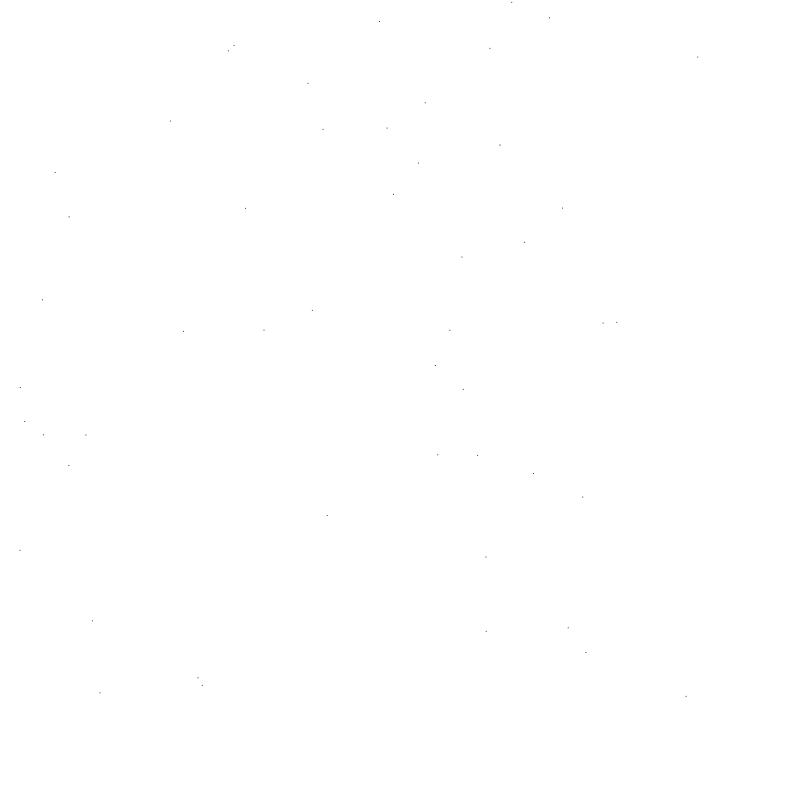
Frame 1 (no input)
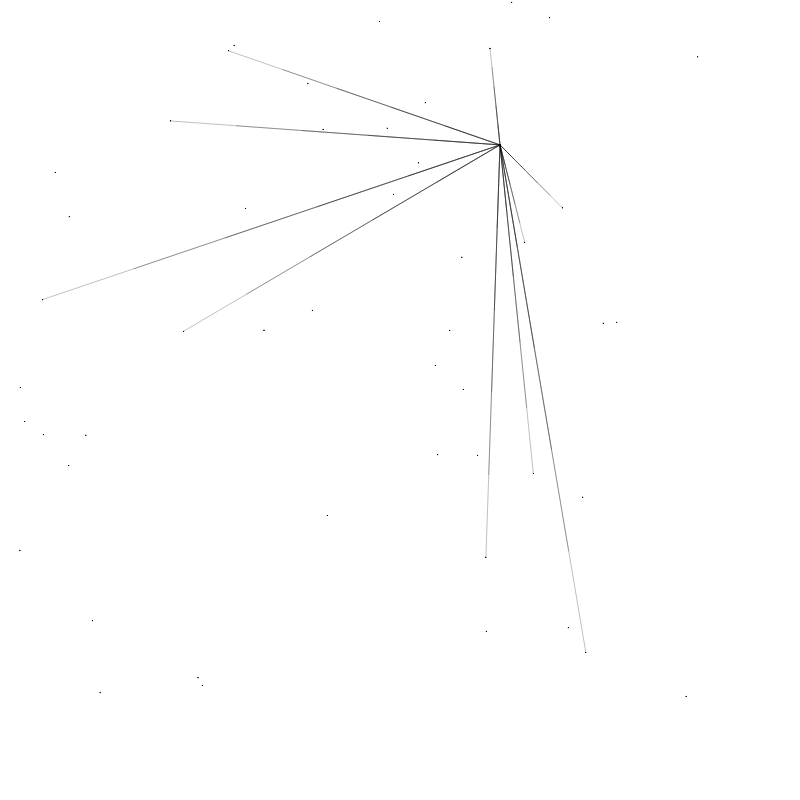
Frame 60 (no input)
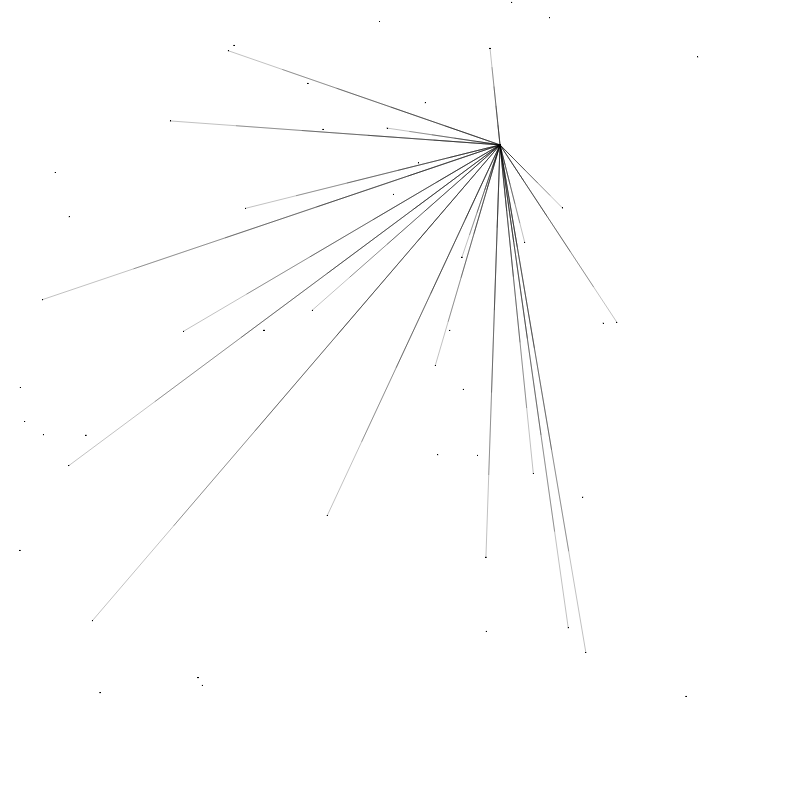
Frame 120 (the mouse pressed at the canvas centre since frame 60)

The p5.js sketch that drew these frames (run headless with seeded random() and noise() and a simulated clock; from frame 60 on, the mouse is pressed at the canvas centre):

// p5.js sketch
// ── sketch.js
var xPoints = [];
var yPoints = [];
var numPoints = 50;
var currLineStep = 0.0;
var i = 0;
var j = 0;

function setup() {
  createCanvas(800,800);
  background(255);

  for(var i = 0; i < numPoints; i++) {
    xPoints[i] = random(800 - 100);
    yPoints[i] = random(800 - 100);
  }
  
  i = 0;
  j = 1;
}

function drawPoints() {
  for(var d = 0; d < numPoints; d++) {
    point(xPoints[d],yPoints[d])
  } 
}

function animateLine() {
  // Use lerp() to calc point between x's and y's
  var newX = lerp(xPoints[i], xPoints[j], currLineStep);
  var newY = lerp(yPoints[i], yPoints[j], currLineStep);
  
  stroke(0);
  strokeWeight(0.25);
  
  line(xPoints[i], yPoints[i], newX, newY);

  if(currLineStep < 1.0)
    currLineStep += 0.2;
  else {
    if(j < numPoints - 1) {
      j++;
    }
    else {
      j = 0;
      i++;
      // END OF ANIMATION
      if(i == numPoints) {
        noLoop();
      }
    }
    currLineStep = 0.0;
  }
}

function draw() {  
  drawPoints();
  animateLine();
}
